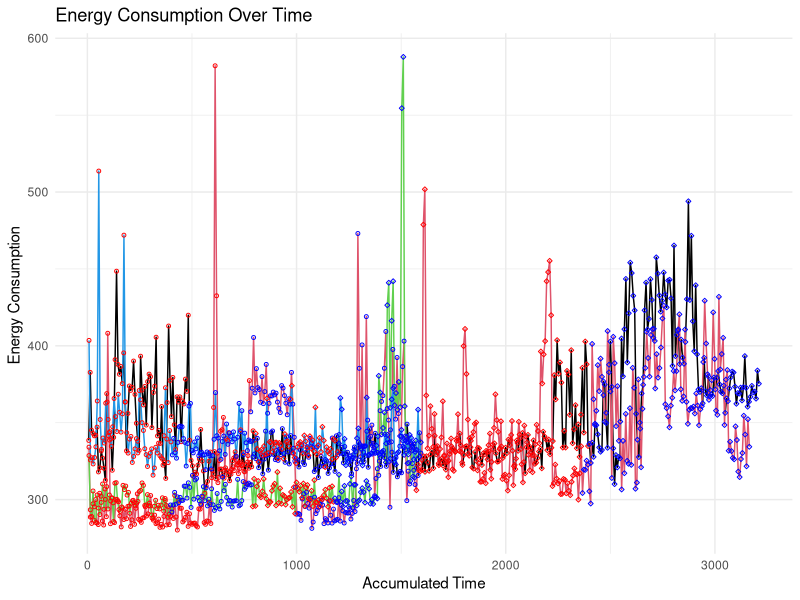
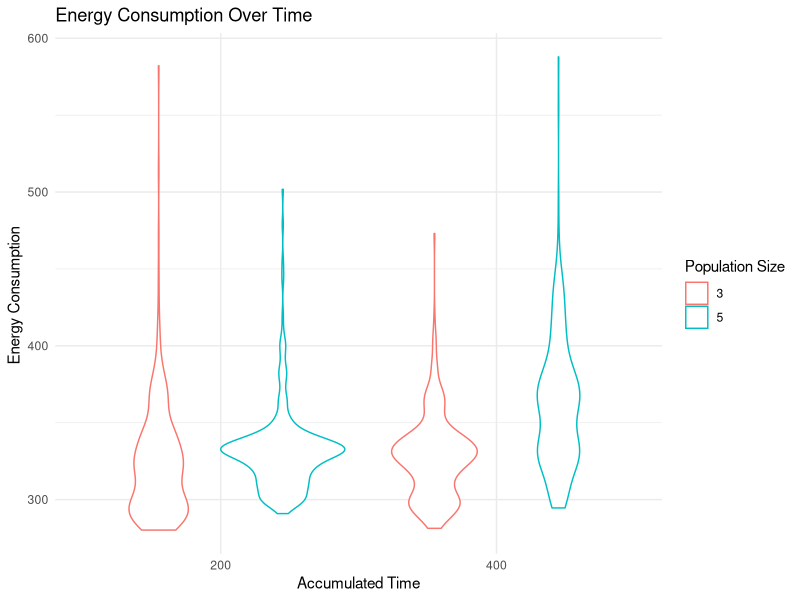
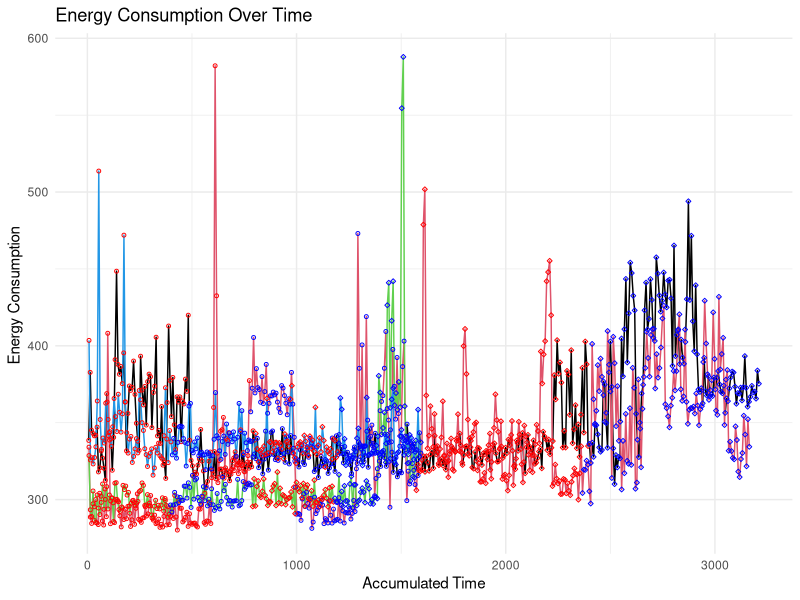

Source code (R) for these figures, in order: (Note: this script raises an error after producing the figures.)
data_1 <- read.csv("data/evoapps-1.11.7-baseline-bna-baseline-16-Oct-11-08-20.csv")
data_2 <- read.csv("data/evoapps-1.11.7-baseline-bna-baseline-2-19-Oct-19-25-31.csv")
data_3 <- read.csv("data/lion-1.11.7-baseline-bna-baseline-12-Jan-14-46-15.csv")
data_4 <- read.csv("data/ola-1.11.7-v2-baseline-v2-14-Dec-20-40-47.csv")

data_1$accumulated_time <- cumsum(data_1$seconds)
data_1$group <- "1"

data_2$accumulated_time <- cumsum(data_2$seconds)
data_2$group <- "2"

data_3$accumulated_time <- cumsum(data_3$seconds)
data_3$group <- "3"

data_4$accumulated_time <- cumsum(data_4$seconds)
data_4$group <- "4"

data <- rbind(data_1, data_2,data_3,data_4)

library(ggplot2)

data$color <- ifelse(data$population_size == 200, "red", "blue")
data$shape <- ifelse(data$dimension == 3, 21,23)
ggplot(data, aes(x = accumulated_time, y = PKG, group=group)) +
  geom_line(color=data$group) + geom_point(color=data$color, shape=data$shape,size=1) +
  labs(
    title = "Energy Consumption Over Time",
    x = "Accumulated Time",
    y = "Energy Consumption "
  ) +
  theme_minimal()
ggsave("plots/energy-consumption-over-time-2.png", width=8, height=6)

ggplot(data, aes(x = factor(population_size), y = PKG, color=factor(dimension))) +
  geom_violin() +
  labs(
    title = "Energy Consumption Over Time",
    x = "Accumulated Time",
    y = "Energy Consumption ",
    color = "Population Size",
    shape = "Dimension"
  ) +
  theme_minimal()

library(dplyr)
summary_data <- data %>%
  group_by(population_size, dimension,group) %>%
  summarise(
    mean_PKG = mean(PKG),
    median_PKG = median(PKG),
    sd_PKG = sd(PKG),
    trimmed_PKG = mean(PKG, trim = 0.2)
  )

saveRDS(summary_data, "plots/energy-summary-data.rds")
saveRDS(data, "plots/energy-full-data.rds")
